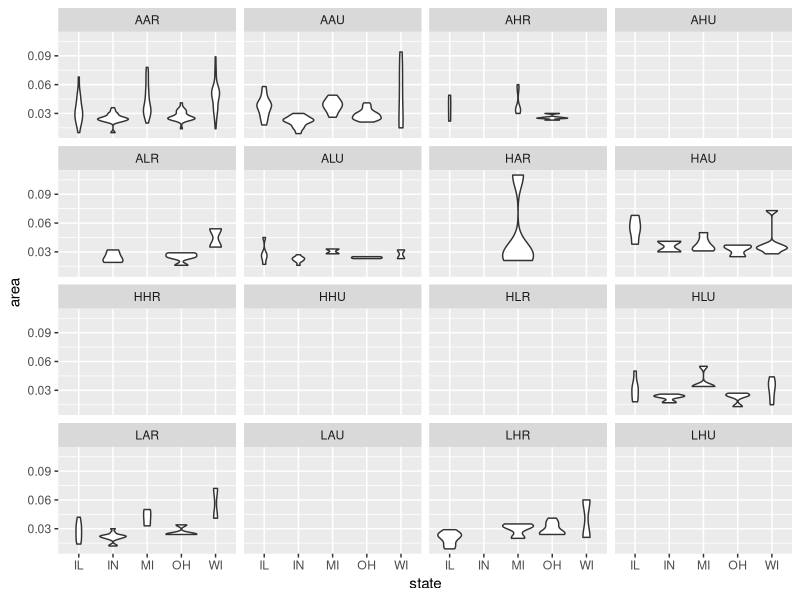
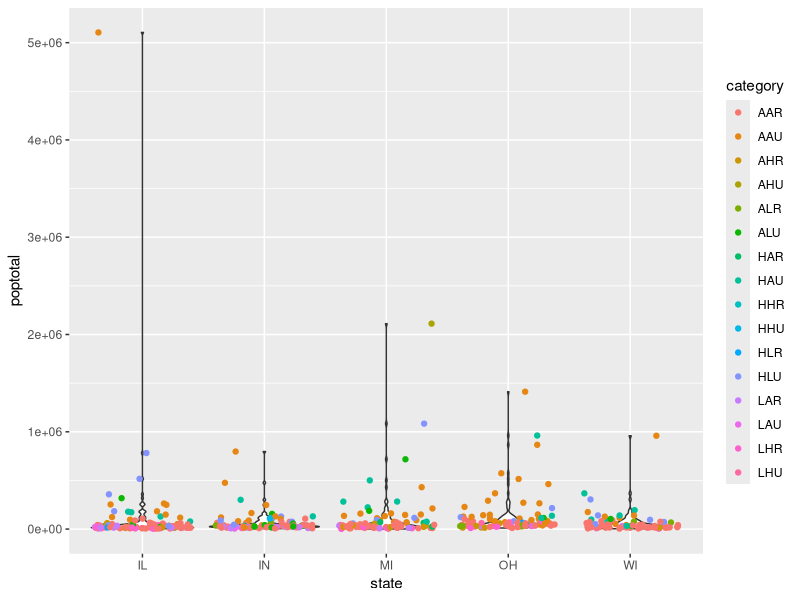
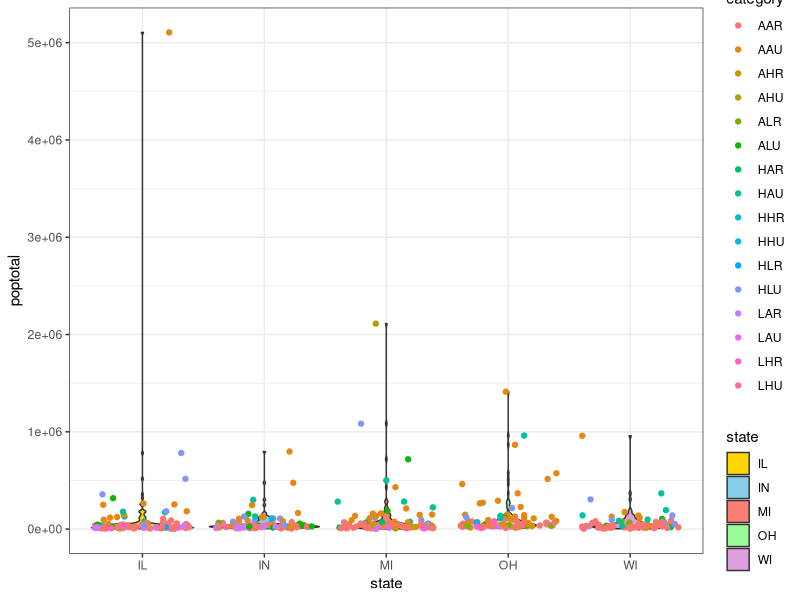

Generate these figures, in order, with R:
## ---- chunk 1
week11 <- 5
week12 <- 10
total_weeks <- week11 + week12
total_weeks
## ---- chunk 2
v1 <- 1:5
typeof(v1)

v1[3] <- "Midweek"
v1
typeof(v1)
## ---- chunk 3
as.numeric(v1)
## ---- chunk 4
fav_food <- c("pizza", "sushi", "tacos", "pho", "curry")
fav_food[3] <- "cardinal"
fav_food[c(1, 5)]
## ---- chunk 5
library(tidyverse)
## ---- chunk 6
metadata <- read_tsv(here::here("assets/week13/metadata.tsv"))
## ---- chunk 7
metadata
## ---- chunk 8
metadata |>
  mutate(
    time = sub(pattern = "dpi", replacement = "_dpi", x = time),
    treatment = sub(
      pattern = "cathemerium",
      replacement = "cath",
      x = treatment
    )
  )
## ---- chunk 9
my_matrix <- matrix(1:10, nrow = 2, ncol = 5)
my_matrix
## ---- chunk 10
my_cars <- mtcars
head(my_cars)
## ---- chunk 11
str(my_cars)
mean(my_cars$mpg)
## ---- chunk 12
my_cars |>
  select(mpg, cyl, hp) |>
  head()
## ---- chunk 13
my_cars_filtered <- my_cars |>
  select(mpg, cyl) |>
  filter(mpg > 10, cyl == 6) |>
  rename(cylinders = cyl)
my_cars_filtered
## ---- chunk 14
midwest_datasets <- midwest
## ---- chunk 15
midwest_datasets |>
  filter(poptotal > 30000, popdensity > 800)
## ---- chunk 16
new_dataset <- midwest_datasets |>
  select(1:11) |>
  mutate(asian_ameri = popasian / popamerindian) |>
  arrange(desc(asian_ameri))
new_dataset
## ---- chunk 17
midwest_datasets |>
  summarize(poptotal = mean(poptotal), .by = state)
## ---- chunk 18
midwest_datasets |>
  ggplot(aes(x = state, y = area)) +
  geom_violin() +
  facet_wrap(vars(category))
## ---- chunk 19
midwest_datasets |>
  ggplot(aes(x = state, y = poptotal)) +
  geom_violin() +
  geom_jitter(aes(color = category))
## ---- chunk 20
violin_plot <- midwest_datasets |>
  ggplot(aes(x = state, y = poptotal)) +
  geom_violin(aes(fill = state)) +
  geom_jitter(aes(color = category)) +
  scale_fill_manual(
    values = c("gold", "skyblue", "salmon", "palegreen", "plum")
  ) +
  theme_bw()

violin_plot
